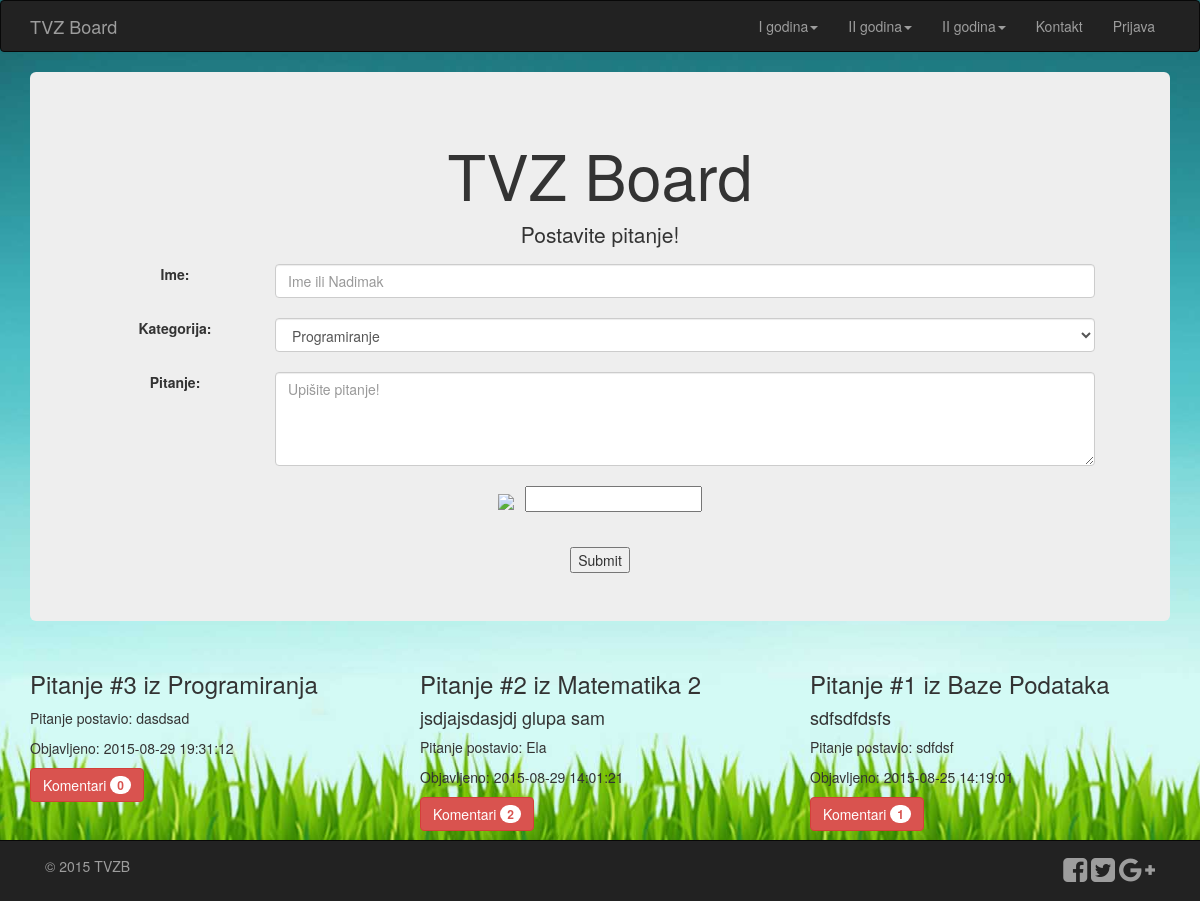
The page / on the database its author committed.
### tables this page shows
CREATE TABLE IF NOT EXISTS `tva` (
  `ID` int(11) NOT NULL AUTO_INCREMENT,
  `Ime` varchar(40) NOT NULL,
  `Pitanje` varchar(250) NOT NULL,
  `Kategorija` varchar(80) NOT NULL,
  `Datum` timestamp NOT NULL DEFAULT CURRENT_TIMESTAMP ON UPDATE CURRENT_TIMESTAMP,
  PRIMARY KEY (`ID`)
);

### index.php (the view, shortened to what this page needs)
<!DOCTYPE html>
<html lang="en">
  <head>
    <link href="css/bootstrap.min.css" rel="stylesheet">
	<link href="http://maxcdn.bootstrapcdn.com/font-awesome/4.2.0/css/font-awesome.min.css" rel="stylesheet">
	<link href="css/custom.css" rel="stylesheet">
  </head>
  <body>
	<div class="navbar navbar-inverse nabvar-fixed-top" role="navigation">
		<div class="container">
			<div class="navbar-header">
				<a class="navbar-brand" href="index.php">TVZ Board</a>
			</div>
			<div class="navbar-collapse collapse">
				<ul class="nav navbar-nav navbar-right">
					<li class="dropdown">
						<a href="#" class="dropdown-toggle" data-toggle="dropdown">I godina<b class="caret"></b></a>
					</li>
					<li class="dropdown">
						<a href="#" class="dropdown-toggle" data-toggle="dropdown">II godina<b class="caret"></b></a>
					</li>
					<li class="dropdown">
						<a href="#" class="dropdown-toggle" data-toggle="dropdown">II godina<b class="caret"></b></a>
					</li>
					<li><a href="#contact" data-toggle="modal">Kontakt</a></li>
						<?php
							if($_SESSION['user'] == NULL){
								echo '<li>';
								echo '<a href="#" data-toggle="modal" data-target="#login-modal">';
								echo 'Prijava';
								echo '</a></li>';
							}else{
								echo '<li><a href="logout.php">Odjava</li></a>';
							}
						?>
				</ul>
			</div>
		</div>
	</div>
	<div class="container">
		<div class="jumbotron text-center">
			<h1>TVZ Board</h1>
			<p>Postavite pitanje!</p>
			<form action="pitanje.php" method="post">
				<div class="form-group">
					<label for="Ime" class="col-sm-2 control-label">Ime:</label>
						<div class="col-sm-10">
							<input type="text" class="form-control" id="Ime" name="Ime" required placeholder="Ime ili Nadimak">
						<br /></div>
				</div>
				<div class="form-group">
					<label for="Kategorija" class="col-sm-2 control-label">Kategorija:</label>
						<div class="col-sm-10">
							<select class="form-control" id="Kategorija" name="Kategorija">
								<option value="Programiranja" name="Programiranje">Programiranje</option>
							  </select>
						<br /></div>
				</div>
				<div class="form-group">
								<label for="Pitanje" class="col-sm-2 control-label">Pitanje:</label>
								<div class="col-sm-10">
									<textarea class="form-control" id="Pitanje" name="Pitanje" rows="4" placeholder="Upišite pitanje!" required></textarea>
								<br /></div>
						<div class="form-group">
								<img src="captcha.php"> &nbsp <input type="text" name="vercode" />
						</div>
					</div>
				<br />
				<input type="submit" name="submit" />
			</form>
		</div>
		<div class="row">
			  <?php
					$conn = mysqli_connect("localhost","root","123","tvzb") or die("Error " . mysqli_error($conn));
					$sql = "SELECT ID, Ime, Pitanje, Kategorija, Datum FROM tva ORDER BY ID DESC";
					$result = mysqli_query($conn, $sql) or die ('Error updating database: '.mysql_error($result));;
					while($person = mysqli_fetch_array($result, MYSQL_ASSOC))
					{
						echo '<div class="col-md-4">';
						echo "<h3>" . "Pitanje #" . $person['ID'] . " iz " . $person['Kategorija'] . "</h3>";
						echo "<h4>" . $person['Pitanje'] . "</h4>";
						echo "<p>" . "Pitanje postavio: " .  $person['Ime'] . "</p>";
						echo "<p>" . "Objavljeno: " . $person['Datum'] . "</p>";
						$id = $person['ID'];
						$url = 'odgovori.php?id=' . $id;
						$sql = "SELECT * FROM tvo WHERE Br = '$id'";
						$r = mysqli_query($conn, $sql);
						$row = mysqli_num_rows($r);
						echo '<a href="' . $url . '" class="btn btn-danger" value="submit" >Komentari <span class="badge">' . $row . '</span></a>';
						echo '</div>';
					}
						?>
		</div>
	</div>
	<div class="navbar navbar-inverse navbar-fixed-bottom" role="navigation">
		<div class="container">
			<div class="navbar-text pull-left">
				<p>&copy 2015 TVZB</p>
			</div>
			<div class="navbar-text pull-right">
				<a href="#"><i class="fa fa-facebook-square fa-2x"></i></a>
				<a href="#"><i class="fa fa-twitter-square fa-2x"></i></a>
				<a href="#"><i class="fa fa-google-plus fa-2x"></i></a>
			</div>
		</div>
	</div>
  </body>
</html>

### css/custom.css (style rules this page uses)
body { background: url('../images/slika4.jpg') no-repeat center center fixed; -webkit-background-size: cover; -moz-background-size: cover; -o-background-size: cover; background-size: cover; z-index: 20; }
.navbar-text > a { color: inherit; text-decoration: none; transition: all .2s ease-in-out; }
.navbar-header > a { transition: all .2s ease-in-out; }
body { padding-bottom: 70px; }

### rows shown on the page
tva: ID "3", Kategorija "Programiranja", Ime "dasdsad", Datum "2015-08-29 19:31:12", row "0"
tva: ID "2", Kategorija "Matematika 2", Pitanje "jsdjajsdasjdj glupa sam", Ime "Ela", Datum "2015-08-29 14:01:21", row "2"
tva: ID "1", Kategorija "Baze Podataka", Pitanje "sdfsdfdsfs", Ime "sdfdsf", Datum "2015-08-25 14:19:01", row "1"
